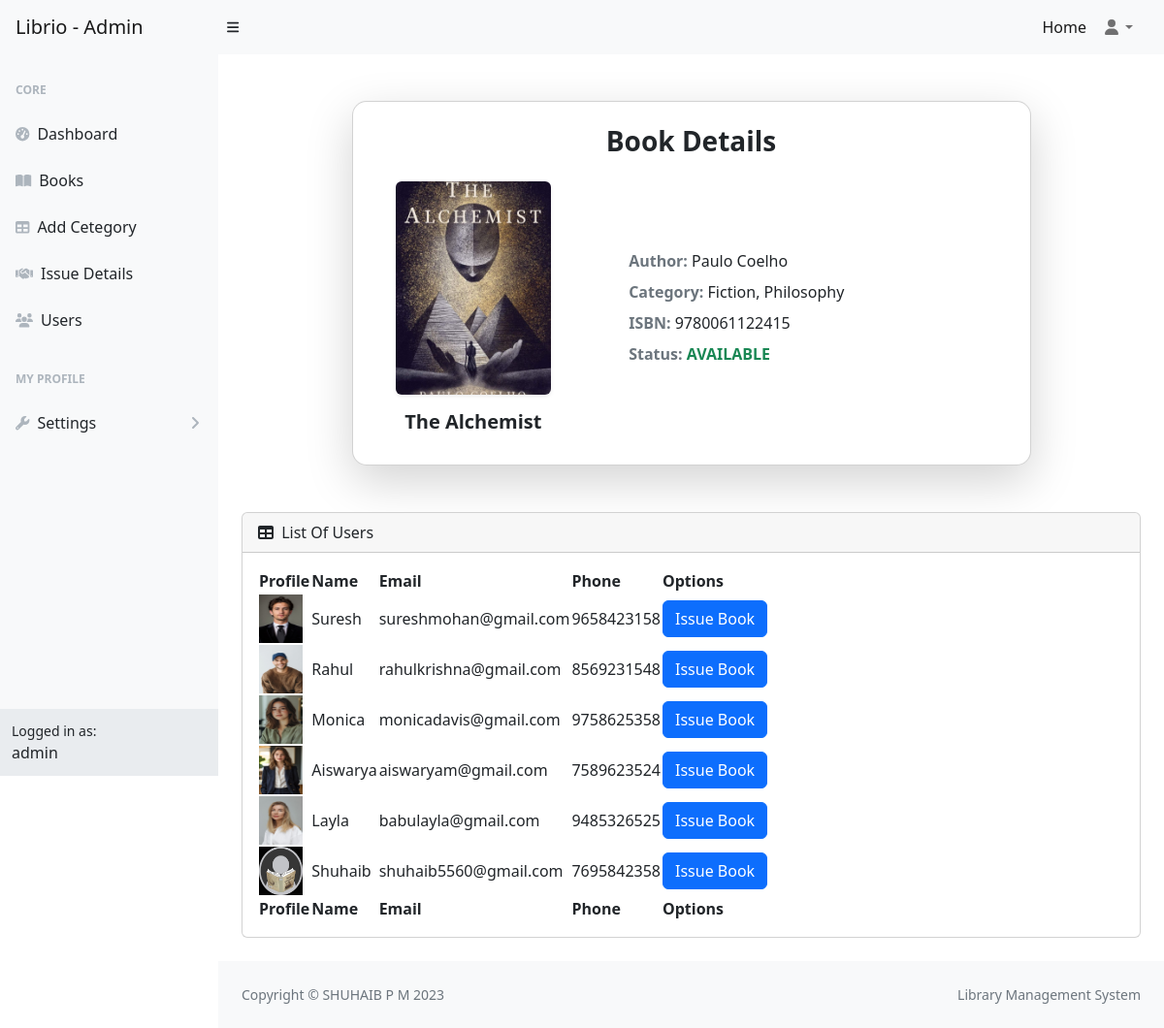
Screenshot of /issue/user/1 (signed in) with the database file from the repository.
### libraryApp/models.py (models this page shows, shortened)
class User(AbstractUser):
    email=models.EmailField(unique=True)
    option = (
        ('user','user'),
        ('staff','staff')
    )
    phone=models.CharField(max_length=15)
    role=models.CharField(max_length=100,choices=option,default="user")
    profile=models.ImageField(upload_to="profile",default="profile/default.jpg",null=True,blank=True)
    otp=models.CharField(max_length=20)
    is_verified=models.BooleanField(default=False)

class Book(models.Model):
    user=models.ForeignKey(User,on_delete=models.CASCADE,related_name="bookUser")
    title=models.CharField(max_length=100)
    author=models.CharField(max_length=20)
    isbn=models.IntegerField()
    image=models.ImageField(upload_to="books",default="books/default.jpg",null=True,blank=True)
    category=models.ManyToManyField(Category,related_name="bookCategory")
    total_copy=models.IntegerField()
    avl_copy=models.IntegerField()
    added_on=models.DateField(auto_now_add=True)

class Category(models.Model):
    category=models.CharField(max_length=20,unique=True)

### libraryApp/views.py (the view)
# urls.py: path("issue/user/<int:id>",views.IssueUserView.as_view(),name="issueuser"),
@method_decorator(login_required,name="dispatch")
class IssueUserView(View):
    def get(self,request,**kwargs):
        book=Book.objects.get(id=kwargs.get("id"))
        users=User.objects.filter(role="user")
        return render(request,"issueuser.html",{"book":book,"users":users})

### libraryApp/authentication.py (called while the page is built)
def login_required(fn):
    def wrapper(request, *args, **kwargs):
        if request.user.is_authenticated and request.user.role != "user" :
            return fn(request, *args, **kwargs)
        else:
            messages.warning(request,"You Must Login First")
            return redirect("login")
    return wrapper

### libraryApp/context_processor.py (called while the page is built)
def library_status(request):
    total_books = Book.objects.count()
    total_copies = Book.objects.aggregate(total=models.Sum("total_copy"))["total"] or 0
    avl_books = Book.objects.aggregate(total=models.Sum("avl_copy"))["total"] or 0
    issued_books = Issue.objects.exclude(status="returned").count()
    overdue_books=Issue.objects.filter(status="overdue").count()
    return {
        "total_books": total_books,
        "total_copies": total_copies,
        "avl_books": avl_books,
        "issued_books": issued_books,
        "overdue_books": overdue_books,
    }

### libraryApp/templates/issueuser.html
{% extends 'dashboard.html' %}
{% block main %}
<div class="d-flex flex-column w-100 min-vh-100 align-items-center justify-content-center">
<div class="container my-5 d-flex justify-content-center">
    <div class="card shadow-lg p-4" style="border-radius: 15px; max-width: 700px; width: 100%;">
        <h3 class="text-center fw-bold mb-4">Book Details</h3>
        <div class="row">
            <div class="col-md-4 text-center d-flex flex-column align-items-center justify-content-center">
                <img src="{{ book.image.url }}"
                     class="rounded shadow-sm"
                     style="height: 220px; width: 160px; object-fit: cover;">
                <h5 class="mt-3 fw-bold">{{ book.title }}</h5>
            </div>
            <div class="col-md-8 d-flex flex-column justify-content-center ps-md-5 mt-4 mt-md-0">
                <p class="mb-2">
                    <span class="fw-bold text-secondary">Author:</span>
                    {{ book.author }}
                </p>
                <p class="mb-2">
                    <span class="fw-bold text-secondary">Category:</span>
                    {% for cat in book.category.all %}
                        {{ cat.category }}{% if not forloop.last %}, {% endif %}
                    {% endfor %}
                </p>
                <p class="mb-2">
                    <span class="fw-bold text-secondary">ISBN:</span>
                    {{ book.isbn }}
                </p>
                <p class="mb-2">
                    <span class="fw-bold text-secondary">Status:</span>
                    {% if book.avl_copy > 0 %}
                        <span class="text-success fw-bold text-uppercase">Available</span>
                    {% else %}
                        <span class="text-danger fw-bold text-uppercase">Not Available</span>
                    {% endif %}
                </p>
            </div>
        </div>
    </div>
</div>
    <div class="container-fluid px-4">
        <div id="section-table" class="card mb-4">
            <div class="card-header">
                <i class="fas fa-table me-1"></i>
                List Of Users
            </div>
            <div class="card-body">
                <table id="datatablesSimple" class="datatable">
                    <thead>
                        <tr>
                            <th>Profile</th>
                            <th>Name</th>
                            <th>Email</th>
                            <th>Phone</th>
                            <th>Options</th>
                        </tr>
                    </thead>
                    <tfoot>
                        <tr>
                            <th>Profile</th>
                            <th>Name</th>
                            <th>Email</th>
                            <th>Phone</th>
                            <th>Options</th>
                        </tr>
                    </tfoot>
                    <tbody>
                        {% for user in users %}
                        <tr>
                            <td>
                                <img src="{{user.profile.url}}" height="50px" width="45px" alt="img">
                            </td>
                            <td>{{user.first_name}}</td>
                            <td>{{user.email}}</td>
                            <td>{{user.phone}}</td>
                            <td>
                                <a href="{% url 'issued' user.id book.id %}" class="btn btn-primary">Issue Book</a>
                            </td>
                        </tr>
                        {% endfor %}
                    </tbody>
                </table>
            </div>
        </div>
    </div>
</div>
{% endblock %}

### libraryApp/templates/dashboard.html (shortened to what this page needs)
{% load static %}
<!DOCTYPE html>
<html lang="en">
<head>
    <link href="https://cdn.jsdelivr.net/npm/simple-datatables@7.1.2/dist/style.min.css" rel="stylesheet" />
    <link href="{% static 'css/styles.css' %}" rel="stylesheet" />
</head>
<body class="sb-nav-fixed">
    <nav class="sb-topnav navbar navbar-expand navbar-light bg-light">
        <a class="navbar-brand ps-3" href="{% url 'dashboard' %}">Librio - Admin</a>
        <button class="btn btn-link btn-sm order-1 order-lg-0 me-4 me-lg-0" id="sidebarToggle" href="#!"><i
                class="fas fa-bars"></i></button>
        <ul class="navbar-nav ms-auto ms-md-0 me-3 me-lg-4">
            <li class="nav-item"><a class="nav-link active" aria-current="page" href="{% url 'home' %}">Home</a></li>
            <li class="nav-item dropdown">
                <a class="nav-link dropdown-toggle" id="navbarDropdown" href="#" role="button" data-bs-toggle="dropdown"
                    aria-expanded="false"><i class="fas fa-user fa-fw"></i></a>
            </li>
        </ul>
    </nav>
    <div id="layoutSidenav">
        <div id="layoutSidenav_nav">
            <nav class="sb-sidenav accordion sb-sidenav-light" id="sidenavAccordion">
                <div class="sb-sidenav-menu">
                    <div class="nav">
                        <div class="sb-sidenav-menu-heading">Core</div>
                        <a class="nav-link" href="{% url 'dashboard' %}">
                            <div class="sb-nav-link-icon"><i class="fas fa-tachometer-alt"></i></div>
                            Dashboard
                        </a>
                        <a class="nav-link" href="{% url 'book' %}">
                            <div class="sb-nav-link-icon"><i class="fas fa-book-open"></i></div>
                            Books
                        </a>
                        <a class="nav-link" href="{% url 'category' %}">
                            <div class="sb-nav-link-icon"><i class="fas fa-table"></i></div>
                            Add Cetegory
                        </a>
                        <a class="nav-link" href="{% url 'issue' %}">
                            <div class="sb-nav-link-icon"><i class="fa fa-handshake"></i></div>
                            Issue Details
                        </a>
                        <a class="nav-link" href="{% url 'user' %}">
                            <div class="sb-nav-link-icon"><i class="fas fa-users"></i></div>
                            Users
                        </a>
                        <div class="sb-sidenav-menu-heading">My Profile</div>
                        <a class="nav-link collapsed" href="#" data-bs-toggle="collapse"
                            data-bs-target="#collapseLayouts" aria-expanded="false" aria-controls="collapseLayouts">
                            <div class="sb-nav-link-icon"><i class="fas fa-wrench"></i></div>
                            Settings
                            <div class="sb-sidenav-collapse-arrow"><i class="fas fa-angle-down"></i></div>
                        </a>
                    </div>
                </div>
                <div class="sb-sidenav-footer">
                    <div class="small">Logged in as:</div>
                    {{request.user}}
                </div>
            </nav>
        </div>
        <div id="layoutSidenav_content">
            <main>
                {% block main %}{% endblock %}
            </main>
            <footer class="py-4 bg-light mt-auto">
                <div class="container-fluid px-4">
                    <div class="d-flex align-items-center justify-content-between small">
                        <div class="text-muted">Copyright &copy; SHUHAIB P M 2023</div>
                        <div class="text-muted">
                            Library Management System
                        </div>
                    </div>
                </div>
            </footer>
        </div>
    </div>
</body>
</html>

### rows the page displays
User: user "admin"
Book: image (picture), title "The Alchemist", author "Paulo Coelho", isbn "9780061122415"
Category: category "Fiction"
Category: category "Philosophy"
User: profile (picture), first_name "Suresh", email "sureshmohan@gmail.com", phone "9658423158"
User: profile (picture), first_name "Rahul", email "rahulkrishna@gmail.com", phone "8569231548"
User: profile (picture), first_name "Monica", email "monicadavis@gmail.com", phone "9758625358"
User: profile (picture), first_name "Aiswarya", email "aiswaryam@gmail.com", phone "7589623524"
User: profile (picture), first_name "Layla", email "babulayla@gmail.com", phone "9485326525"
User: profile (placeholder picture), first_name "Shuhaib", email "shuhaib5560@gmail.com", phone "7695842358"
